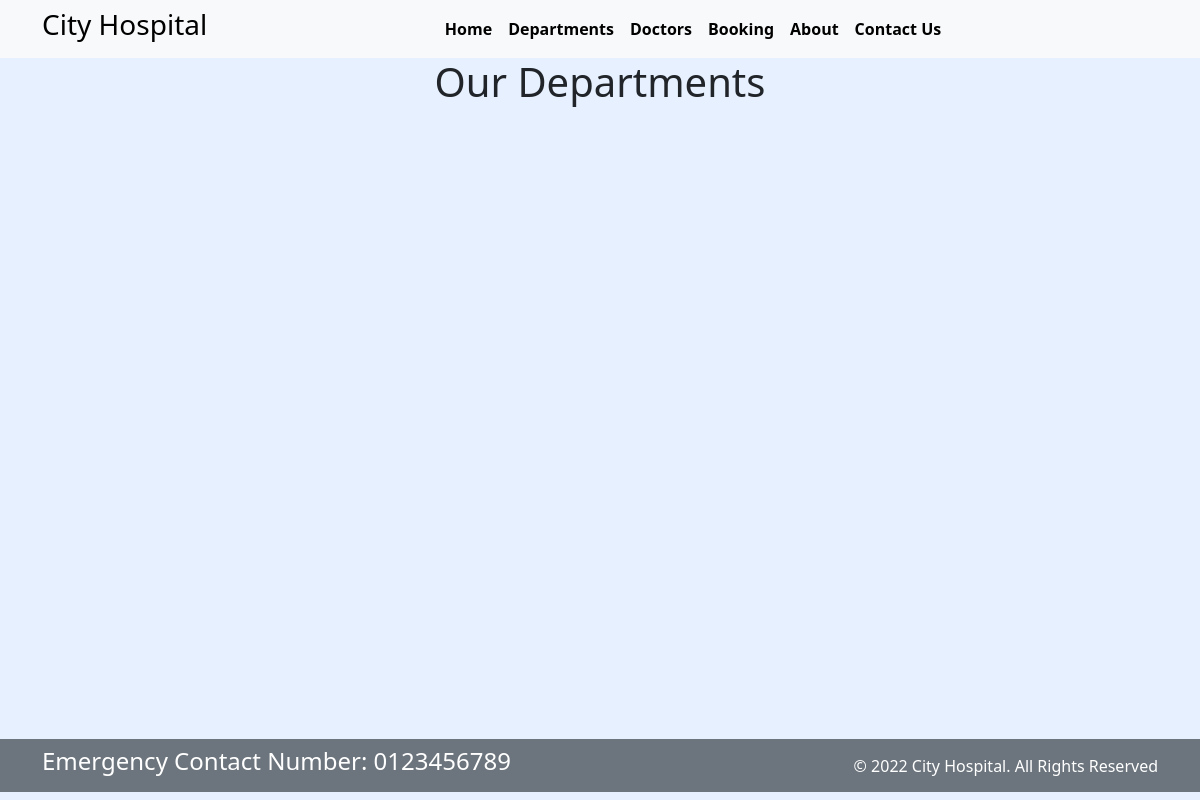
The page /department on the database as committed earlier.
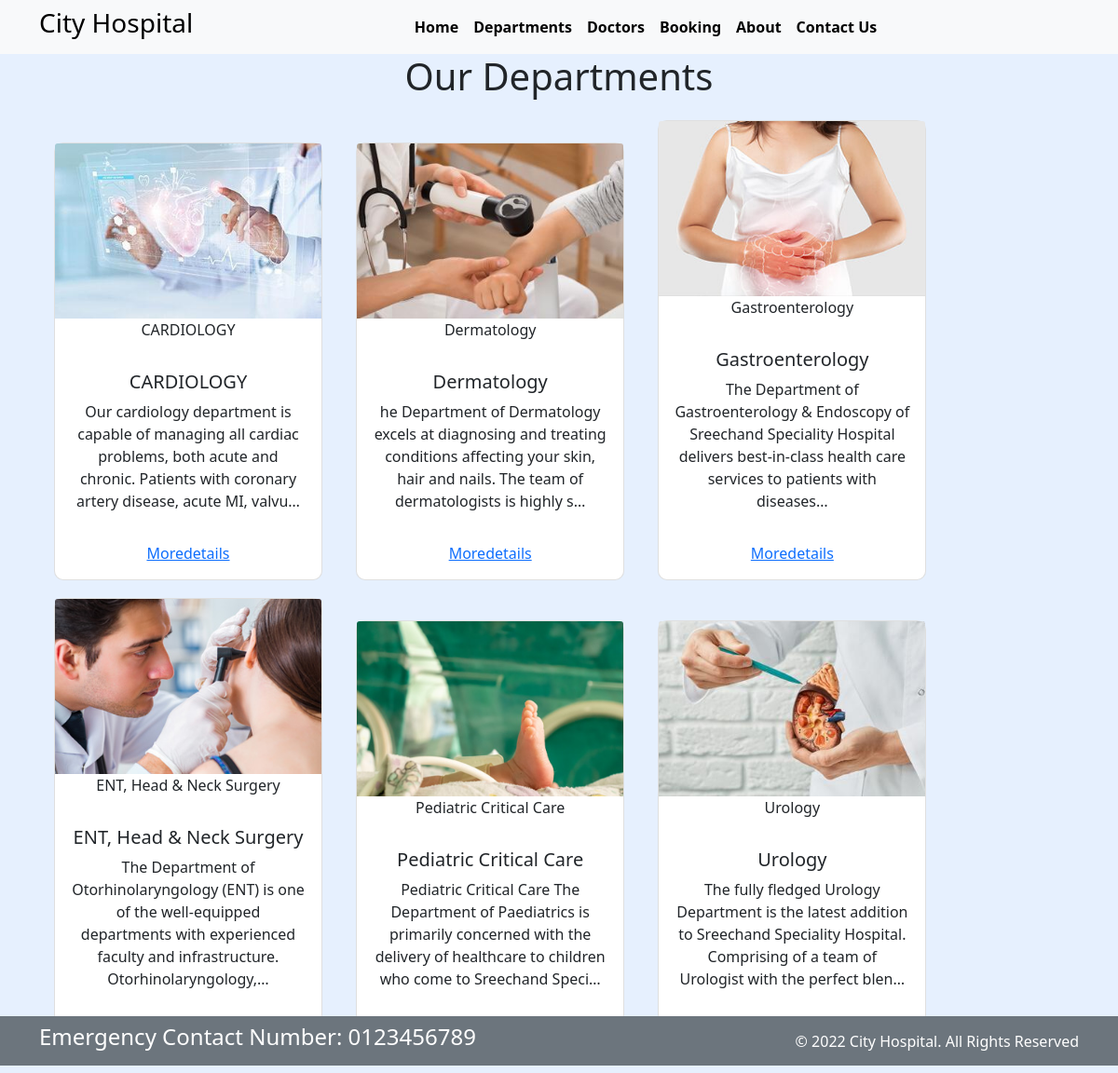
The same page on the database as committed later.
### home/models.py (models this page shows, shortened)
class departments(models.Model):
    dept_name=models.CharField(max_length=100)
    dept_descriptions=models.TextField()
    img=models.ImageField(upload_to='departments')

### home/views.py (the view)
# urls.py: path('department', views.department,name='department'),
def department(request):
    dict_dept={'Dept':departments.objects.all()}
    return render(request,'department.html',dict_dept)

### templates/department.html (shortened to what this page needs)
{% extends 'base.html'%}
    {%block content%}
    {%load static%}
        <h1 class="text-center">Our Departments</h1>
        <div class="container " style="margin-top: 20px;">
        {% for d in Dept %}
            <div class="card text-center card mb-3 card mx-3  " style="width: 18rem; display: inline-block;border-radius: 10px;margin-top: 3px; margin-left: 5px;">
               <img  class="card-img-top w-100"src="{{d.img.url}}" alt="Card image cap">
               <div class="mask flex-center">
                <p class="white-text">{{d.dept_name}}</p>
            </div>
                <div class="card-body">
                  <h5 class="card-title">{{d.dept_name}}</h5>
                  <p class="card-text">{{d.dept_descriptions|truncatechars:150}}</p>
                </div>
                <div class="card-body">
                  <a href="#" class="card-link">Moredetails</a>
                </div>
              </div>
        {% endfor %}
    </div>
    {%endblock%}

Rows that differ between the two databases and show on the page:
added departments: img (picture), dept_name "CARDIOLOGY", dept_descriptions "Our cardiology department is capable of managing all cardiac problems, both acute and chronic. Patients with coronary artery disease, acute MI, valvu…"
added departments: img (picture), dept_name "Dermatology", dept_descriptions "he Department of Dermatology excels at diagnosing and treating conditions affecting your skin, hair and nails. The team of dermatologists is highly s…"
added departments: img (picture), dept_name "Gastroenterology", dept_descriptions "The Department of Gastroenterology & Endoscopy of Sreechand Speciality Hospital delivers best-in-class health care services to patients with diseases…"
added departments: img (picture), dept_name "ENT, Head & Neck Surgery", dept_descriptions "The Department of Otorhinolaryngology (ENT) is one of the well-equipped departments with experienced faculty and infrastructure. Otorhinolaryngology,…"
added departments: img (picture), dept_name "Pediatric Critical Care", dept_descriptions "Pediatric Critical Care The Department of Paediatrics is primarily concerned with the delivery of healthcare to children who come to Sreechand Speci…"
added departments: img (picture), dept_name "Urology", dept_descriptions "The fully fledged Urology Department is the latest addition to Sreechand Speciality Hospital. Comprising of a team of Urologist with the perfect blen…"
